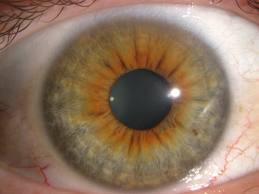
#> input picture working/Day1/Original_data/9.jpg, 259 x 194 px, found by its file name
$ python thresholding.py
#> lines starting #> are read from the running program, lines starting #| are printed output that depends on the picture; after the words box and inside, x2 and y2 are one past the last pixel; in counts of white or black regions, pixels touching at a corner belong together
import cv2
import numpy as np
from matplotlib import pyplot as plt

img = cv2.imread('/home/atom/9.jpg',0)
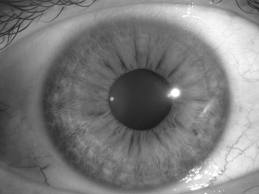
#> img: shape (194, 259); min 24, max 255, mean 124
img = cv2.medianBlur(img,5)

th2 = cv2.adaptiveThreshold(img,255,cv2.ADAPTIVE_THRESH_MEAN_C,\
            cv2.THRESH_BINARY,11,2)
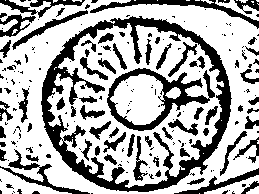
#> th2: shape (194, 259); 67.1% white; 198 black regions (127 under 20 px), largest, box (x1, y1, x2, y2) and area: (41, 16, 232, 192) 6328, (107, 68, 215, 131) 1743, (90, 0, 259, 29) 834

images = [img,th2]

for i in xrange(2):
    plt.subplot(1,2,i+1),plt.imshow(images[i],'gray')
plt.show()
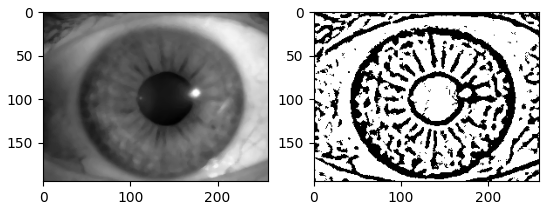
#> figure drawn by matplotlib, 2 panels

$ run again, with working/Day1/Original_data/1.jpg copied over working/Day1/Original_data/9.jpg
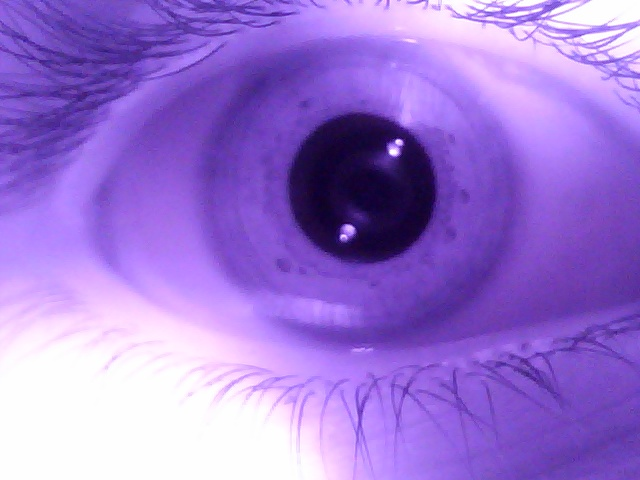
#> input picture working/Day1/Original_data/1.jpg, 640 x 480 px, found by its file name
#> `th2 = cv2.adaptiveThreshold(img,255,cv2.ADAPTIVE_THRESH_MEAN_C,\ cv2.T..`:
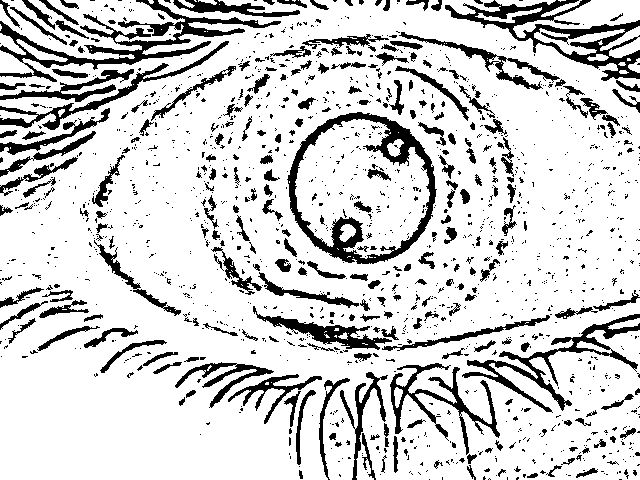
#> th2: shape (480, 640); 82.3% white; 1450 black regions (1189 under 20 px), largest, box (x1, y1, x2, y2) and area: (287, 112, 437, 264) 4524, (0, 0, 281, 82) 4391, (445, 0, 640, 81) 3933
#> `plt.show()`:
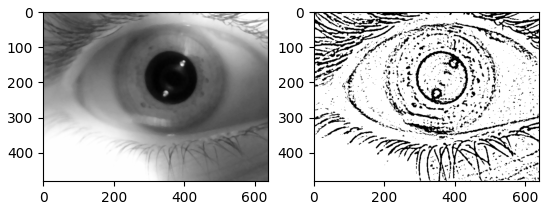
#> figure drawn by matplotlib, 2 panels

$ run again, with working/Day1/Original_data/10.jpg copied over working/Day1/Original_data/9.jpg
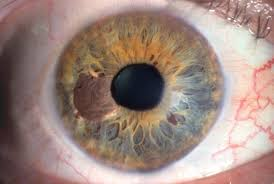
#> input picture working/Day1/Original_data/10.jpg, 274 x 184 px, found by its file name
#> `th2 = cv2.adaptiveThreshold(img,255,cv2.ADAPTIVE_THRESH_MEAN_C,\ cv2.T..`:
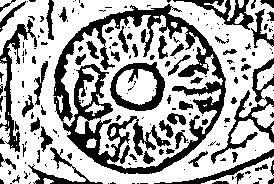
#> th2: shape (184, 274); 65.8% white; 196 black regions (130 under 20 px), largest, box (x1, y1, x2, y2) and area: (53, 4, 226, 174) 7820, (211, 58, 274, 164) 1132, (0, 19, 37, 152) 1035
#> `plt.show()`:
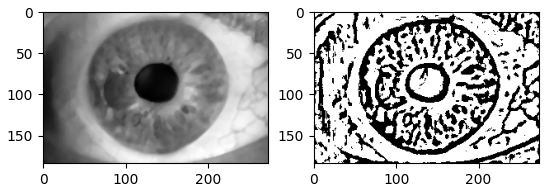
#> figure drawn by matplotlib, 2 panels
